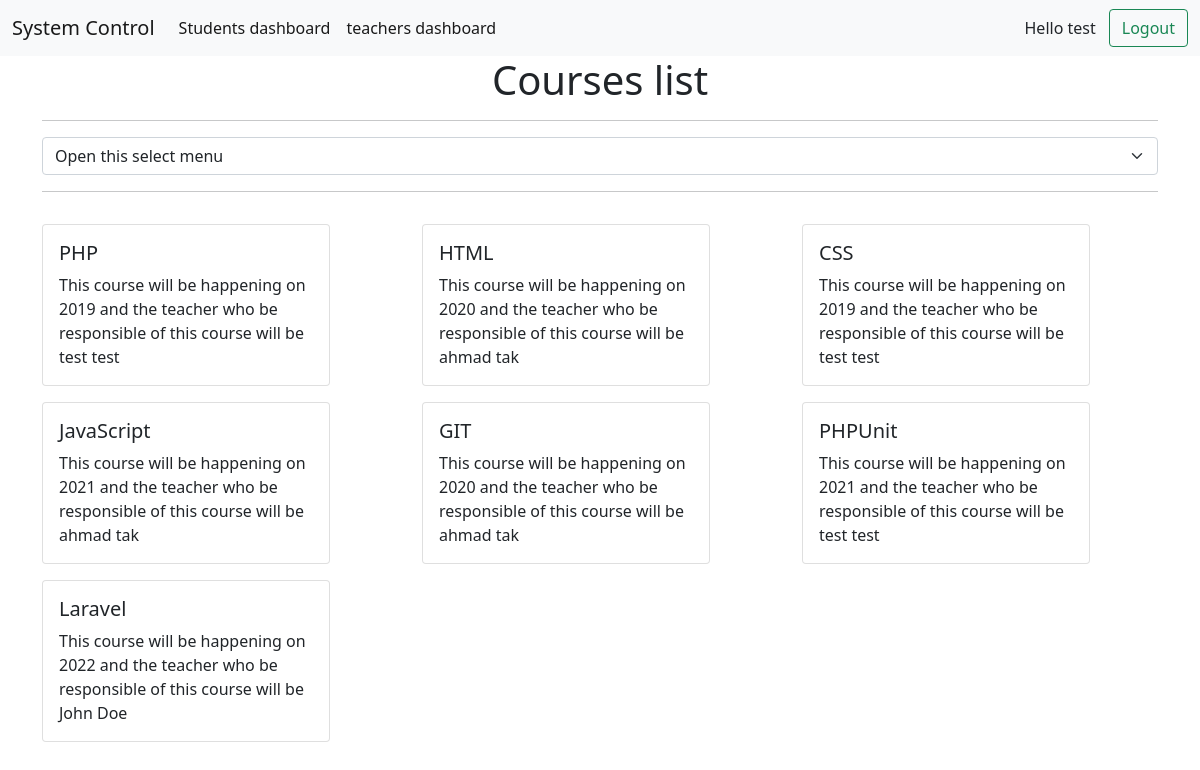
The app's page /index.php (signed in) with its own data.
### tables this page shows
CREATE TABLE `user` (
  `id` int(11) NOT NULL,
  `first_name` varchar(50) DEFAULT NULL,
  `last_name` varchar(50) DEFAULT NULL,
  `password` varchar(255) DEFAULT NULL,
  `email` varchar(100) DEFAULT NULL,
  `status` enum('teacher','admin') DEFAULT 'teacher'
);

CREATE TABLE `courses` (
  `id` int(11) NOT NULL,
  `name` varchar(50) DEFAULT NULL,
  `course_year` year(4) NOT NULL,
  `teacher` int(11) DEFAULT NULL
);

### classes/database.php (called while the page is built, shortened)
<?php
class Database {
    public $db_host = "localhost";
    public $db_name = "database_ahmad";
    public $db_user = "root";
    public $db_pw = "";
    public $connection = '';
    public function connect() {
        $this->connection = @mysqli_connect($this->db_host,$this->db_user,$this->db_pw,$this->db_name);
    }
    public function read($table, $fields='*', $join='',$where='',$orderby='') {
        $fields = is_array($fields) ? implode(", ", $fields) : $fields;
        $join = is_array($join) ? implode(" ", $join) : $join;
        $sql = "SELECT ".$fields." FROM ".$table." ".$join." ".$where." ".$orderby." ;";
        $result = $this->connection->query($sql);
        if($result->num_rows == 0 ){
            $row = "No result";
        }elseif($result->num_rows == 1){
            $row = $result->fetch_assoc();
        }else {
                $row= $result->fetch_all(MYSQLI_ASSOC);
        }
        return $row;
    }
}
$obj = new Database ();
?>

### index.php (the view, shortened to what this page needs)
<?php
    require_once "classes/database.php";
    $user = $obj->read("user","*","WHERE id =".$_SESSION["teacher"]);
    $courses = $obj->read("courses","*","INNER JOIN user ON courses.teacher = user.id");
?>
<!DOCTYPE html>
<html lang="en">
<head>
    <link href="https://cdn.jsdelivr.net/npm/bootstrap@5.1.0/dist/css/bootstrap.min.css" rel="stylesheet">
    <link
    rel="stylesheet"
    href="https://cdnjs.cloudflare.com/ajax/libs/animate.css/4.1.1/animate.min.css"/>
</head>
<body>
    <nav class="navbar navbar-expand-lg navbar-light bg-light">
        <div class="container-fluid">
            <a class="navbar-brand" href="./">System Control</a>
            <div class="collapse navbar-collapse" id="navbarSupportedContent">
            <ul class="navbar-nav me-auto mb-2 mb-lg-0">
                <li class="nav-item">
                <a class="nav-link active" aria-current="page" href="./students-dashboard.php">Students dashboard</a>
                </li>
                <li class="nav-item">
                <a class="nav-link active" aria-current="page" href="./teachers-dashboard.php">teachers dashboard</a>
                </li>
            </ul>
                <a class="btn" href="#">Hello <?= $user["first_name"] ?></a>
                <a class="btn btn-outline-success" href="logout.php?logout">Logout</a>
            </div>
        </div>
    </nav>
    <div class="container">
    <h1 class="text-center">Courses list</h1>
    <hr>
    <form method="post">
        <select class="form-select" id="select" aria-label="Default select example">
            <option selected value="">Open this select menu</option>
        </select>
    </form>
    <hr>
        <div class="row" id="result">
            <?php
                $i = -2;
                foreach($courses as $course) {
                    echo '
                    <div class="col-4 mt-3 animate__animated animate__fadeInDown animate__delay-'.$i.'s">
                        <div class="card" style="width: 18rem;">
                            <div class="card-body">
                                <h5 class="card-title">'. $course['name'] . '</h5>
                                <p class="card-text">This course will be happening on '. $course['course_year'] .' and the teacher who be responsible of this course will be '. $course['first_name'] .' '.$course["last_name"].'</p>
                            </div>
                        </div>
                    </div>';
                    $i= $i + 1;
                }
            ?>
        </div>
    </div>
</body>
</html>

### records on screen
user: first_name "test"
courses: name "PHP", course_year "2019", teacher.first_name "test", teacher.last_name "test"
courses: name "HTML", course_year "2020", teacher.first_name "ahmad", teacher.last_name "tak"
courses: name "CSS", course_year "2019", teacher.first_name "test", teacher.last_name "test"
courses: name "JavaScript", course_year "2021", teacher.first_name "ahmad", teacher.last_name "tak"
courses: name "GIT", course_year "2020", teacher.first_name "ahmad", teacher.last_name "tak"
courses: name "PHPUnit", course_year "2021", teacher.first_name "test", teacher.last_name "test"
courses: name "Laravel", course_year "2022", teacher.first_name "John", teacher.last_name "Doe"
